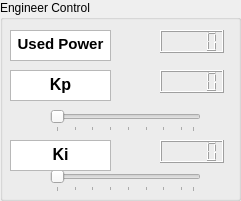
     <widget class="QGroupBox" name="engineer_box">
      <property name="geometry">
       <rect>
        <x>750</x>
        <y>90</y>
        <width>241</width>
        <height>201</height>
       </rect>
      </property>
      <property name="title">
       <string>Engineer Control</string>
      </property>
      <widget class="QLCDNumber" name="power_display">
       <property name="geometry">
        <rect>
         <x>160</x>
         <y>30</y>
         <width>64</width>
         <height>23</height>
        </rect>
       </property>
      </widget>
      <widget class="QTextBrowser" name="power_txt">
       <property name="geometry">
        <rect>
         <x>10</x>
         <y>30</y>
         <width>101</width>
         <height>31</height>
        </rect>
       </property>
       <property name="html">
        <string>&lt;!DOCTYPE HTML PUBLIC &quot;-//W3C//DTD HTML 4.0//EN&quot; &quot;http://www.w3.org/TR/REC-html40/strict.dtd&quot;&gt;
&lt;html&gt;&lt;head&gt;&lt;meta name=&quot;qrichtext&quot; content=&quot;1&quot; /&gt;&lt;style type=&quot;text/css&quot;&gt;
p, li { white-space: pre-wrap; }
&lt;/style&gt;&lt;/head&gt;&lt;body style=&quot; font-family:'MS Shell Dlg 2'; font-size:8.25pt; font-weight:400; font-style:normal;&quot;&gt;
&lt;p align=&quot;center&quot; style=&quot; margin-top:0px; margin-bottom:0px; margin-left:0px; margin-right:0px; -qt-block-indent:0; text-indent:0px;&quot;&gt;&lt;span style=&quot; font-size:11pt; font-weight:696;&quot;&gt;Used Power&lt;/span&gt;&lt;/p&gt;&lt;/body&gt;&lt;/html&gt;</string>
       </property>
      </widget>
      <widget class="QTextBrowser" name="kp_txt">
       <property name="geometry">
        <rect>
         <x>10</x>
         <y>70</y>
         <width>101</width>
         <height>31</height>
        </rect>
       </property>
       <property name="html">
        <string>&lt;!DOCTYPE HTML PUBLIC &quot;-//W3C//DTD HTML 4.0//EN&quot; &quot;http://www.w3.org/TR/REC-html40/strict.dtd&quot;&gt;
&lt;html&gt;&lt;head&gt;&lt;meta name=&quot;qrichtext&quot; content=&quot;1&quot; /&gt;&lt;style type=&quot;text/css&quot;&gt;
p, li { white-space: pre-wrap; }
&lt;/style&gt;&lt;/head&gt;&lt;body style=&quot; font-family:'MS Shell Dlg 2'; font-size:8.25pt; font-weight:400; font-style:normal;&quot;&gt;
&lt;p align=&quot;center&quot; style=&quot; margin-top:0px; margin-bottom:0px; margin-left:0px; margin-right:0px; -qt-block-indent:0; text-indent:0px;&quot;&gt;&lt;span style=&quot; font-size:12pt; font-weight:696;&quot;&gt;Kp&lt;/span&gt;&lt;/p&gt;&lt;/body&gt;&lt;/html&gt;</string>
       </property>
      </widget>
      <widget class="QLCDNumber" name="kp_display">
       <property name="geometry">
        <rect>
         <x>160</x>
         <y>70</y>
         <width>64</width>
         <height>23</height>
        </rect>
       </property>
      </widget>
      <widget class="QLCDNumber" name="ki_display">
       <property name="geometry">
        <rect>
         <x>160</x>
         <y>140</y>
         <width>64</width>
         <height>23</height>
        </rect>
       </property>
      </widget>
      <widget class="QSlider" name="ki_slider">
       <property name="geometry">
        <rect>
         <x>50</x>
         <y>170</y>
         <width>151</width>
         <height>22</height>
        </rect>
       </property>
       <property name="minimum">
        <number>1</number>
       </property>
       <property name="maximum">
        <number>24</number>
       </property>
       <property name="pageStep">
        <number>8</number>
       </property>
       <property name="sliderPosition">
        <number>1</number>
       </property>
       <property name="orientation">
        <enum>Qt::Horizontal</enum>
       </property>
       <property name="invertedAppearance">
        <bool>false</bool>
       </property>
       <property name="tickPosition">
        <enum>QSlider::TicksBelow</enum>
       </property>
       <property name="tickInterval">
        <number>3</number>
       </property>
      </widget>
      <widget class="QSlider" name="kp_slider">
       <property name="geometry">
        <rect>
         <x>50</x>
         <y>110</y>
         <width>151</width>
         <height>22</height>
        </rect>
       </property>
       <property name="minimum">
        <number>1</number>
       </property>
       <property name="maximum">
        <number>24</number>
       </property>
       <property name="pageStep">
        <number>8</number>
       </property>
       <property name="sliderPosition">
        <number>1</number>
       </property>
       <property name="orientation">
        <enum>Qt::Horizontal</enum>
       </property>
       <property name="invertedAppearance">
        <bool>false</bool>
       </property>
       <property name="tickPosition">
        <enum>QSlider::TicksBelow</enum>
       </property>
       <property name="tickInterval">
        <number>3</number>
       </property>
      </widget>
      <widget class="QTextBrowser" name="ki_txt_2">
       <property name="geometry">
        <rect>
         <x>10</x>
         <y>140</y>
         <width>101</width>
         <height>31</height>
        </rect>
       </property>
       <property name="html">
        <string>&lt;!DOCTYPE HTML PUBLIC &quot;-//W3C//DTD HTML 4.0//EN&quot; &quot;http://www.w3.org/TR/REC-html40/strict.dtd&quot;&gt;
&lt;html&gt;&lt;head&gt;&lt;meta name=&quot;qrichtext&quot; content=&quot;1&quot; /&gt;&lt;style type=&quot;text/css&quot;&gt;
p, li { white-space: pre-wrap; }
&lt;/style&gt;&lt;/head&gt;&lt;body style=&quot; font-family:'MS Shell Dlg 2'; font-size:8.25pt; font-weight:400; font-style:normal;&quot;&gt;
&lt;p align=&quot;center&quot; style=&quot; margin-top:0px; margin-bottom:0px; margin-left:0px; margin-right:0px; -qt-block-indent:0; text-indent:0px;&quot;&gt;&lt;span style=&quot; font-size:12pt; font-weight:696;&quot;&gt;Ki&lt;/span&gt;&lt;/p&gt;&lt;/body&gt;&lt;/html&gt;</string>
       </property>
      </widget>
     </widget>
